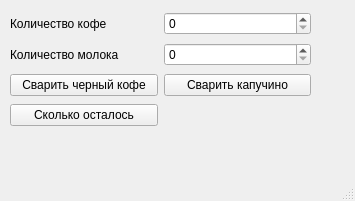
<?xml version="1.0" encoding="UTF-8"?>
<ui version="4.0">
 <class>MainWindow</class>
 <widget class="QMainWindow" name="MainWindow">
  <property name="geometry">
   <rect>
    <x>0</x>
    <y>0</y>
    <width>355</width>
    <height>201</height>
   </rect>
  </property>
  <property name="windowTitle">
   <string>MainWindow</string>
  </property>
  <widget class="QWidget" name="centralwidget">
   <widget class="QWidget" name="gridLayoutWidget">
    <property name="geometry">
     <rect>
      <x>10</x>
      <y>10</y>
      <width>301</width>
      <height>118</height>
     </rect>
    </property>
    <layout class="QGridLayout" name="gridLayout">
     <item row="2" column="0">
      <widget class="QLabel" name="label_2">
       <property name="text">
        <string>Количество молока</string>
       </property>
      </widget>
     </item>
     <item row="1" column="0">
      <widget class="QLabel" name="label">
       <property name="text">
        <string>Количество кофе</string>
       </property>
      </widget>
     </item>
     <item row="3" column="1">
      <widget class="QPushButton" name="do_capu">
       <property name="text">
        <string>Сварить капучино</string>
       </property>
      </widget>
     </item>
     <item row="3" column="0">
      <widget class="QPushButton" name="do_coffe">
       <property name="text">
        <string>Сварить черный кофе</string>
       </property>
      </widget>
     </item>
     <item row="1" column="1">
      <widget class="QSpinBox" name="coffe_count"/>
     </item>
     <item row="2" column="1">
      <widget class="QSpinBox" name="milk_count"/>
     </item>
     <item row="4" column="0">
      <widget class="QPushButton" name="pushButton">
       <property name="text">
        <string>Сколько осталось</string>
       </property>
      </widget>
     </item>
    </layout>
   </widget>
  </widget>
  <widget class="QMenuBar" name="menubar">
   <property name="geometry">
    <rect>
     <x>0</x>
     <y>0</y>
     <width>355</width>
     <height>21</height>
    </rect>
   </property>
  </widget>
  <widget class="QStatusBar" name="statusbar"/>
 </widget>
 <resources/>
 <connections/>
</ui>
